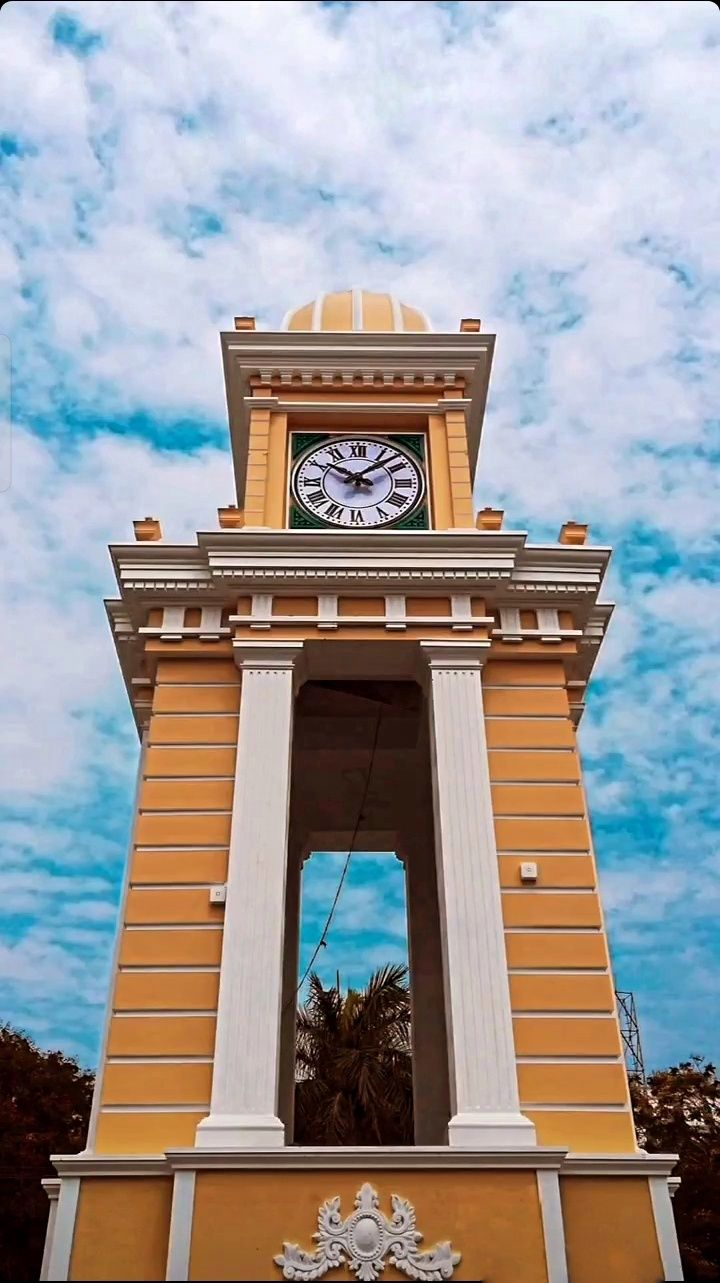
#> input picture image.jpg, 720 x 1283 px
$ python circlesss.py
#> lines starting #> are read from the running program, lines starting #| are printed output that depends on the picture
import cv2
import numpy as np

img = cv2.imread("image.jpg")
#> img is the input picture: shape (1283, 720, 3); mean B, G, R 154.4, 153.6, 156.5
Z = img.reshape((-1,3))
Z = np.float32(Z)

criteria = (cv2.TERM_CRITERIA_EPS + cv2.TERM_CRITERIA_MAX_ITER, 10, 1.0)

K = 3
_, label, center = cv2.kmeans(Z, K, None, criteria, 10, cv2.KMEANS_RANDOM_CENTERS)
#> center = [[73.94, 116.2, 167.2], [25.41, 35.33, 57.82], [218.7, 199.5, 179.7]]

center = np.uint8(center)
#> center = [[73, 116, 167], [25, 35, 57], [218, 199, 179]]
res = center[label.flatten()]
segmented = res.reshape(img.shape)
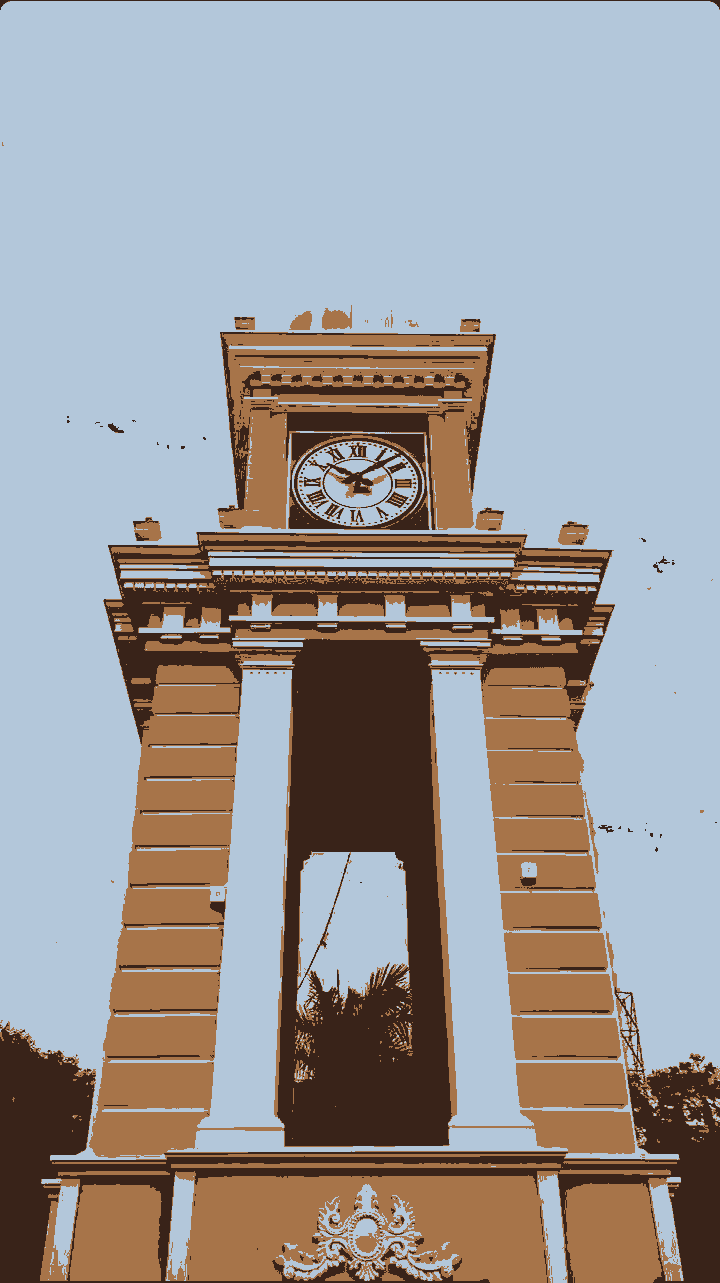
#> segmented: shape (1283, 720, 3); mean B, G, R 153.7, 153.2, 155.9

cv2.imshow("Segmented", segmented)
cv2.waitKey(0)
cv2.destroyAllWindows()
